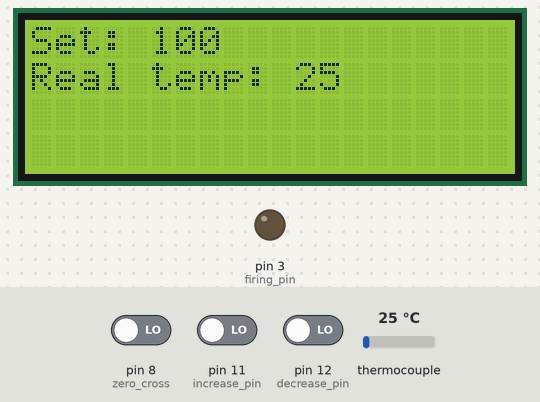
This sketch was run on a simulated Arduino Uno, built with avr-gcc and run on an emulated ATmega328P. Parts: 20×4 character LCD, output pins drawn as LEDs (lit = HIGH). The test bench sets the inputs (shaded band); at power-on: thermocouple 25 °C, pin 11 (increase_pin) LOW, pin 12 (decrease_pin) LOW, pin 8 (zero_cross) LOW.

Above: at 1.2 s.
1.3 s: thermocouple set to 6 °C
At 1.8 s:
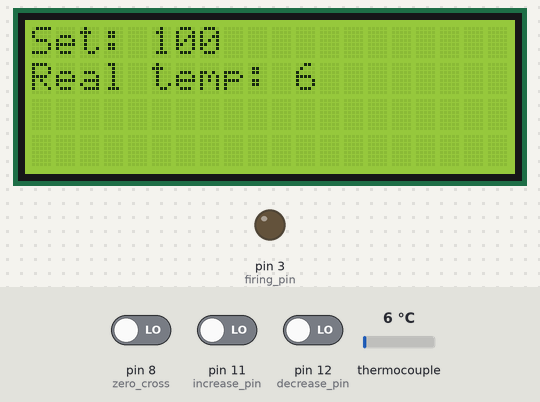
3.0 s: pin 11 (increase_pin) driven HIGH
4.5 s: thermocouple set to 75 °C
At 5.4 s:
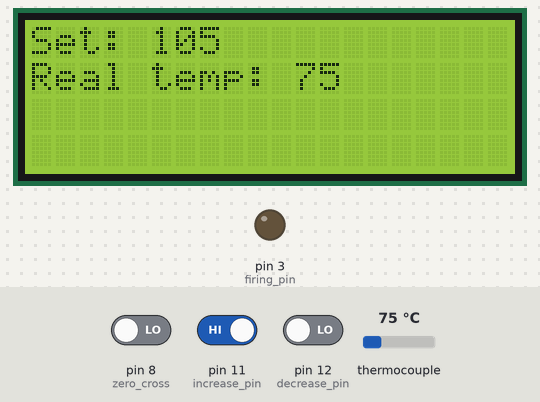
6.0 s: pin 12 (decrease_pin) driven HIGH
7.5 s: thermocouple set to 150 °C
At 8.9 s:
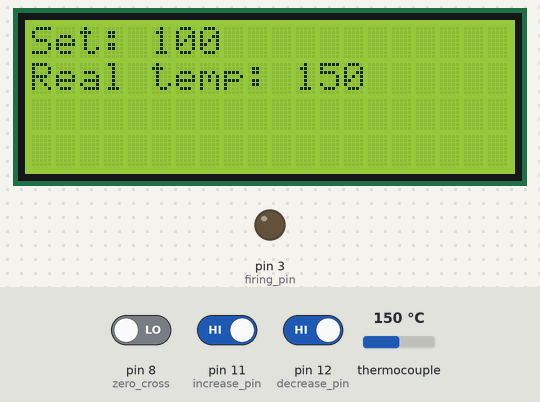
Timing chart, 0 to 10.0 s (numbered marks = the images above; inputs shaded):
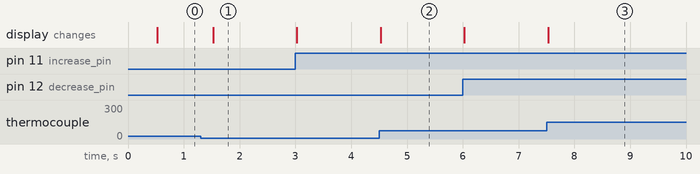

Measured:
- after the input at 1.3 s, the display: changes after 0.23 s (image 1)
- after the input at 4.5 s, the display: changes at once (image 2)
- after the input at 7.5 s, the display: changes at once (image 3)

The sketch:

_220V_AC_Temperature_PID_Control.ino
```cpp
/*    Max6675 Module  ==>   Arduino
 *    CS              ==>     D10
 *    SO              ==>     D9
 *    SCK             ==>     D13
 *    Vcc             ==>     Vcc (5v)
 *    Gnd             ==>     Gnd      */

//LCD config
#include "max6675.h"
#include <Wire.h>
#include <LiquidCrystal_I2C.h>
LiquidCrystal_I2C lcd(0x27,20,4);  //sometimes the adress is not 0x27. Change to 0x3f if it dosn't work.

/*    i2c LCD Module  ==>   Arduino
 *    SCL             ==>     A5
 *    SDA             ==>     A4
 *    Vcc             ==>     Vcc (5v)
 *    Gnd             ==>     Gnd      */

//Inputs and outputs
int firing_pin = 3;
int increase_pin = 11;
int decrease_pin = 12;
int zero_cross = 8;
int thermoDO = 9;
int thermoCS = 10;
int thermoCLK = 13;

//Start a MAX6675 communication with the selected pins
MAX6675 thermocouple(thermoCLK, thermoCS, thermoDO);


//Variables
int last_CH1_state = 0;
bool zero_cross_detected = false;
int firing_delay = 7400;

//////////////////////////////////////////////////////
int maximum_firing_delay = 7400;
/*Later in the code you will se that the maximum delay after the zero detection
 * is 7400. Why? Well, we know that the 220V AC voltage has a frequency of around 50-60HZ so
 * the period is between 20ms and 16ms, depending on the country. We control the firing
 * delay each half period so each 10ms or 8 ms. To amke sure we wont pass thsoe 10ms, I've made tests
 * and the 7400us or 7.4ms was a good value. Measure your frequency and chande that value later */
//////////////////////////////////////////////////////

unsigned long previousMillis = 0;
unsigned long currentMillis = 0;
int temp_read_Delay = 500;
int real_temperature = 0;
int setpoint = 100;
bool pressed_1 = false;
bool pressed_2 = false;

//PID variables
float PID_error = 0;
float previous_error = 0;
float elapsedTime, Time, timePrev;
int PID_value = 0;
//PID constants
int kp = 203;   int ki= 7.2;   int kd = 1.04;
int PID_p = 0;    int PID_i = 0;    int PID_d = 0;


void setup() {
  //Define the pins
  pinMode (firing_pin,OUTPUT);
  pinMode (zero_cross,INPUT);
  pinMode (increase_pin,INPUT);
  pinMode (decrease_pin,INPUT);
  PCICR |= (1 << PCIE0);    //enable PCMSK0 scan
  PCMSK0 |= (1 << PCINT0);  //Set pin D8 (zero cross input) trigger an interrupt on state change.
  PCMSK0 |= (1 << PCINT3);  //Set pin D11 (increase button) trigger an interrupt on state change.
  PCMSK0 |= (1 << PCINT4);  //Set pin D12 (decrease button) trigger an interrupt on state change.
  lcd.init();       //Start the LC communication
  lcd.backlight();  //Turn on backlight for LCD
}


void loop() {
  currentMillis = millis();           //Save the value of time before the loop
   /*  We create this if so we will read the temperature and change values each "temp_read_Delay"
    *  value. Change that value above iv you want. The MAX6675 read is slow. Tha will affect the
    *  PID control. I've tried reading the temp each 100ms but it didn't work. With 500ms worked ok.*/
  if(currentMillis - previousMillis >= temp_read_Delay){
    previousMillis += temp_read_Delay;              //Increase the previous time for next loop
    real_temperature = thermocouple.readCelsius();  //get the real temperature in Celsius degrees

    PID_error = setpoint - real_temperature;        //Calculate the pid ERROR

    if(PID_error > 30)                              //integral constant will only affect errors below 30ºC
    {PID_i = 0;}

    PID_p = kp * PID_error;                         //Calculate the P value
    PID_i = PID_i + (ki * PID_error);               //Calculate the I value
    timePrev = Time;                    // the previous time is stored before the actual time read
    Time = millis();                    // actual time read
    elapsedTime = (Time - timePrev) / 1000;
    PID_d = kd*((PID_error - previous_error)/elapsedTime);  //Calculate the D value
    PID_value = PID_p + PID_i + PID_d;                      //Calculate total PID value

    //We define firing delay range between 0 and 7400. Read above why 7400!!!!!!!
    if(PID_value < 0)
    {      PID_value = 0;       }
    if(PID_value > 7400)
    {      PID_value = 7400;    }
    //Printe the values on the LCD
    lcd.clear();
    lcd.setCursor(0,0);
    lcd.print("Set: ");
    lcd.setCursor(5,0);
    lcd.print(setpoint);
    lcd.setCursor(0,1);
    lcd.print("Real temp: ");
    lcd.setCursor(11,1);
    lcd.print(real_temperature);
    previous_error = PID_error; //Remember to store the previous error.
  }

  //If the zero cross interruption was detected we create the 100us firing pulse
  if (zero_cross_detected)
    {
      delayMicroseconds(maximum_firing_delay - PID_value); //This delay controls the power
      digitalWrite(firing_pin,HIGH);
      delayMicroseconds(100);
      digitalWrite(firing_pin,LOW);
      zero_cross_detected = false;
    }
}
//End of void loop
// |
// |
// |
// v
//See the interruption vector


//This is the interruption routine (pind D8(zero cross), D11(increase) and D12(decrease))
//----------------------------------------------

ISR(PCINT0_vect){
  ///////////////////////////////////////Input from optocoupler
  if(PINB & B00000001){            //We make an AND with the state register, We verify if pin D8 is HIGH???
    if(last_CH1_state == 0){       //If the last state was 0, then we have a state change...
      zero_cross_detected = true;  //We have detected a state change! We need both falling and rising edges
    }
  }
  else if(last_CH1_state == 1){    //If pin 8 is LOW and the last state was HIGH then we have a state change
    zero_cross_detected = true;    //We haev detected a state change!  We need both falling and rising edges.
    last_CH1_state = 0;            //Store the current state into the last state for the next loop
    }

    if(PINB & B00001000){          //We make an AND with the state register, We verify if pin D11 is HIGH???
      if (!pressed_1)
      {
        setpoint = setpoint + 5;   //Increase the temperature by 5. Change this with your value if you want.
        delay(20);
        pressed_1 = true;
      }
    }
    else if (pressed_1)
    {
      pressed_1 = false;
    }

    if(PINB & B00010000){          //We make an AND with the state register, We verify if pin D12 is HIGH???
      if (!pressed_2)
      {
        setpoint = setpoint - 5;   //Decrease the temperature by 5. Change this with your value if you want.
        delay(20);
        pressed_2 = true;
      }
    }
    else if (pressed_2)
    {
      pressed_2 = false;
    }
}
//End of interruption vector for pins on port B: D8-D13
```
